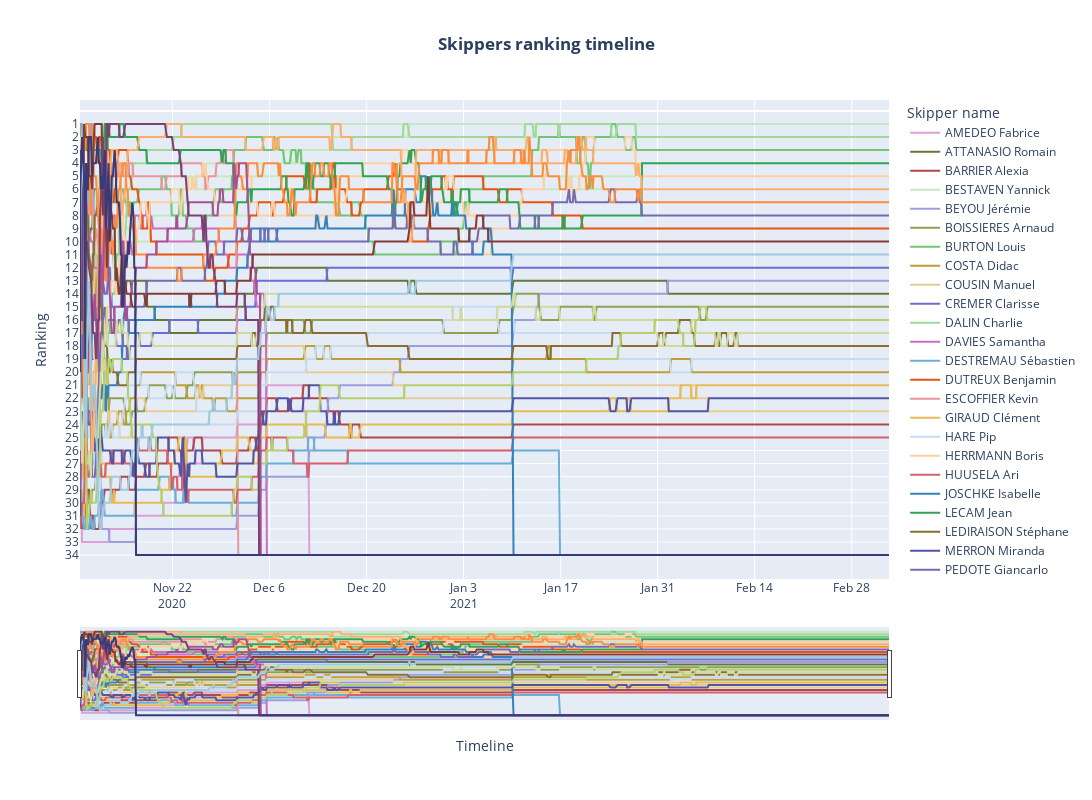

Notebook code cell kept with this figure:
### Code cell
display_skippers_ranking_timeline(df_timeline)

### Figure 1 — Plotly figure (JSON) as saved in the notebook; plotly's stock layout.template omitted (floating-point values rounded to 4 significant figures; data arrays with more than 128 entries replaced by an {"elided": "..."} marker saying what was removed)
{"data": [{"marker": {"color": "rgb(0.8705882352941177,0.6196078431372549,0.8392156862745098)", "line": {"width": 1}, "size": 8}, "mode": "lines", "name": "AMEDEO Fabrice", "type": "scatter", "x": {"elided": "702 str values"}, "y": {"elided": "702 int values"}}, {"marker": {"color": "rgb(0.38823529411764707,0.4745098039215686,0.2235294117647059)", "line": {"width": 1}, "size": 8}, "mode": "lines", "name": "ATTANASIO Romain", "type": "scatter", "x": {"elided": "702 str values"}, "y": {"elided": "702 int values"}}, {"marker": {"color": "rgb(0.6784313725490196,0.28627450980392155,0.2901960784313726)", "line": {"width": 1}, "size": 8}, "mode": "lines", "name": "BARRIER Alexia", "type": "scatter", "x": {"elided": "702 str values"}, "y": {"elided": "702 int values"}}, {"marker": {"color": "rgb(0.7803921568627451,0.9137254901960784,0.7529411764705882)", "line": {"width": 1}, "size": 8}, "mode": "lines", "name": "BESTAVEN Yannick", "type": "scatter", "x": {"elided": "702 str values"}, "y": {"elided": "702 int values"}}, {"marker": {"color": "rgb(0.611764705882353,0.6196078431372549,0.8705882352941177)", "line": {"width": 1}, "size": 8}, "mode": "lines", "name": "BEYOU Jérémie", "type": "scatter", "x": {"elided": "702 str values"}, "y": {"elided": "702 int values"}}, {"marker": {"color": "rgb(0.5490196078431373,0.6352941176470588,0.3215686274509804)", "line": {"width": 1}, "size": 8}, "mode": "lines", "name": "BOISSIERES Arnaud", "type": "scatter", "x": {"elided": "699 str values"}, "y": {"elided": "699 int values"}}, {"marker": {"color": "rgb(0.4549019607843137,0.7686274509803922,0.4627450980392157)", "line": {"width": 1}, "size": 8}, "mode": "lines", "name": "BURTON Louis", "type": "scatter", "x": {"elided": "702 str values"}, "y": {"elided": "702 int values"}}, {"marker": {"color": "rgb(0.7411764705882353,0.6196078431372549,0.2235294117647059)", "line": {"width": 1}, "size": 8}, "mode": "lines", "name": "COSTA Didac", "type": "scatter", "x": {"elided": "702 str values"}, "y": {"elided": "702 int values"}}, {"marker": {"color": "rgb(0.9058823529411765,0.796078431372549,0.5803921568627451)", "line": {"width": 1}, "size": 8}, "mode": "lines", "name": "COUSIN Manuel", "type": "scatter", "x": {"elided": "702 str values"}, "y": {"elided": "702 int values"}}, {"marker": {"color": "rgb(0.4196078431372549,0.43137254901960786,0.8117647058823529)", "line": {"width": 1}, "size": 8}, "mode": "lines", "name": "CREMER Clarisse", "type": "scatter", "x": {"elided": "702 str values"}, "y": {"elided": "702 int values"}}, {"marker": {"color": "rgb(0.6313725490196078,0.8509803921568627,0.6078431372549019)", "line": {"width": 1}, "size": 8}, "mode": "lines", "name": "DALIN Charlie", "type": "scatter", "x": {"elided": "701 str values"}, "y": {"elided": "701 int values"}}, {"marker": {"color": "rgb(0.807843137254902,0.42745098039215684,0.7411764705882353)", "line": {"width": 1}, "size": 8}, "mode": "lines", "name": "DAVIES Samantha", "type": "scatter", "x": {"elided": "702 str values"}, "y": {"elided": "702 int values"}}, {"marker": {"color": "rgb(0.4196078431372549,0.6823529411764706,0.8392156862745098)", "line": {"width": 1}, "size": 8}, "mode": "lines", "name": "DESTREMAU Sébastien", "type": "scatter", "x": {"elided": "702 str values"}, "y": {"elided": "702 int values"}}, {"marker": {"color": "rgb(0.9019607843137255,0.3333333333333333,0.050980392156862744)", "line": {"width": 1}, "size": 8}, "mode": "lines", "name": "DUTREUX Benjamin", "type": "scatter", "x": {"elided": "702 str values"}, "y": {"elided": "702 int values"}}, {"marker": {"color": "rgb(0.9058823529411765,0.5882352941176471,0.611764705882353)", "line": {"width": 1}, "size": 8}, "mode": "lines", "name": "ESCOFFIER Kevin", "type": "scatter", "x": {"elided": "701 str values"}, "y": {"elided": "701 int values"}}, {"marker": {"color": "rgb(0.9058823529411765,0.7294117647058823,0.3215686274509804)", "line": {"width": 1}, "size": 8}, "mode": "lines", "name": "GIRAUD Clément", "type": "scatter", "x": {"elided": "702 str values"}, "y": {"elided": "702 int values"}}, {"marker": {"color": "rgb(0.7764705882352941,0.8588235294117647,0.9372549019607843)", "line": {"width": 1}, "size": 8}, "mode": "lines", "name": "HARE Pip", "type": "scatter", "x": {"elided": "702 str values"}, "y": {"elided": "702 int values"}}, {"marker": {"color": "rgb(0.9921568627450981,0.8156862745098039,0.6352941176470588)", "line": {"width": 1}, "size": 8}, "mode": "lines", "name": "HERRMANN Boris", "type": "scatter", "x": {"elided": "702 str values"}, "y": {"elided": "702 int values"}}, {"marker": {"color": "rgb(0.8392156862745098,0.3803921568627451,0.4196078431372549)", "line": {"width": 1}, "size": 8}, "mode": "lines", "name": "HUUSELA Ari", "type": "scatter", "x": {"elided": "702 str values"}, "y": {"elided": "702 int values"}}, {"marker": {"color": "rgb(0.19215686274509805,0.5098039215686274,0.7411764705882353)", "line": {"width": 1}, "size": 8}, "mode": "lines", "name": "JOSCHKE Isabelle", "type": "scatter", "x": {"elided": "702 str values"}, "y": {"elided": "702 int values"}}, {"marker": {"color": "rgb(0.19215686274509805,0.6392156862745098,0.32941176470588235)", "line": {"width": 1}, "size": 8}, "mode": "lines", "name": "LECAM Jean", "type": "scatter", "x": {"elided": "702 str values"}, "y": {"elided": "702 int values"}}, {"marker": {"color": "rgb(0.5490196078431373,0.42745098039215684,0.19215686274509805)", "line": {"width": 1}, "size": 8}, "mode": "lines", "name": "LEDIRAISON Stéphane", "type": "scatter", "x": {"elided": "702 str values"}, "y": {"elided": "702 int values"}}, {"marker": {"color": "rgb(0.3215686274509804,0.32941176470588235,0.6392156862745098)", "line": {"width": 1}, "size": 8}, "mode": "lines", "name": "MERRON Miranda", "type": "scatter", "x": {"elided": "702 str values"}, "y": {"elided": "702 int values"}}, {"marker": {"color": "rgb(0.4588235294117647,0.4196078431372549,0.6941176470588235)", "line": {"width": 1}, "size": 8}, "mode": "lines", "name": "PEDOTE Giancarlo", "type": "scatter", "x": {"elided": "702 str values"}, "y": {"elided": "702 int values"}}, {"marker": {"color": "rgb(0.807843137254902,0.8588235294117647,0.611764705882353)", "line": {"width": 1}, "size": 8}, "mode": "lines", "name": "ROURA Alan", "type": "scatter", "x": {"elided": "702 str values"}, "y": {"elided": "702 int values"}}, {"marker": {"color": "rgb(0.9921568627450981,0.6823529411764706,0.4196078431372549)", "line": {"width": 1}, "size": 8}, "mode": "lines", "name": "RUYANT Thomas", "type": "scatter", "x": {"elided": "702 str values"}, "y": {"elided": "702 int values"}}, {"marker": {"color": "rgb(0.9921568627450981,0.5529411764705883,0.23529411764705882)", "line": {"width": 1}, "size": 8}, "mode": "lines", "name": "SEGUIN Damien", "type": "scatter", "x": {"elided": "702 str values"}, "y": {"elided": "702 int values"}}, {"marker": {"color": "rgb(0.7098039215686275,0.8117647058823529,0.4196078431372549)", "line": {"width": 1}, "size": 8}, "mode": "lines", "name": "SHIRAISHI Kojiro", "type": "scatter", "x": {"elided": "702 str values"}, "y": {"elided": "702 int values"}}, {"marker": {"color": "rgb(0.6470588235294118,0.3176470588235294,0.5803921568627451)", "line": {"width": 1}, "size": 8}, "mode": "lines", "name": "SIMON Sébastien", "type": "scatter", "x": {"elided": "702 str values"}, "y": {"elided": "702 int values"}}, {"marker": {"color": "rgb(0.5176470588235295,0.23529411764705882,0.2235294117647059)", "line": {"width": 1}, "size": 8}, "mode": "lines", "name": "SOREL Maxime", "type": "scatter", "x": {"elided": "702 str values"}, "y": {"elided": "702 int values"}}, {"marker": {"color": "rgb(0.4823529411764706,0.2549019607843137,0.45098039215686275)", "line": {"width": 1}, "size": 8}, "mode": "lines", "name": "THOMSON Alex", "type": "scatter", "x": {"elided": "702 str values"}, "y": {"elided": "702 int values"}}, {"marker": {"color": "rgb(0.6196078431372549,0.792156862745098,0.8823529411764706)", "line": {"width": 1}, "size": 8}, "mode": "lines", "name": "TRIPON Armel", "type": "scatter", "x": {"elided": "702 str values"}, "y": {"elided": "702 int values"}}, {"marker": {"color": "rgb(0.2235294117647059,0.23137254901960785,0.4745098039215686)", "line": {"width": 1}, "size": 8}, "mode": "lines", "name": "TROUSSEL Nicolas", "type": "scatter", "x": {"elided": "702 str values"}, "y": {"elided": "702 int values"}}], "layout": {"height": 800, "hovermode": "x unified", "legend": {"title": {"text": "Skipper name"}}, "title": {"text": "<b>Skippers ranking timeline</b>", "x": 0.5}, "width": 1200, "xaxis": {"rangeslider": {"thickness": 0.15, "visible": true}, "side": "left", "title": {"text": "Timeline"}}, "yaxis": {"autorange": "reversed", "tickmode": "array", "tickvals": [1, 2, 3, 4, 5, 6, 7, 8, 9, 10, 11, 12, 13, 14, 15, 16, 17, 18, 19, 20, 21, 22, 23, 24, 25, 26, 27, 28, 29, 30, 31, 32, 33, 34], "title": {"text": "Ranking"}}}}
